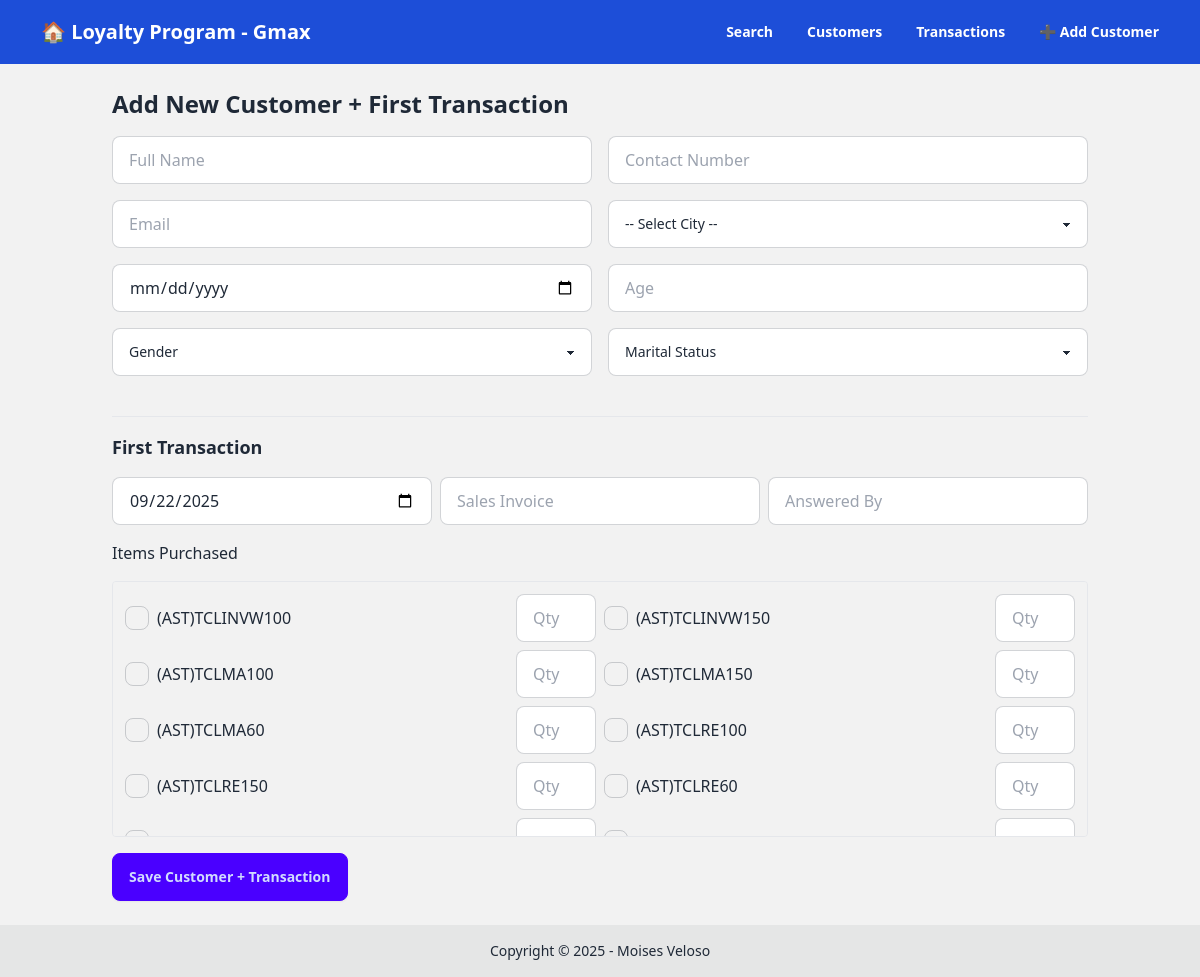
The app's page /add_customer.php with its own data.
### tables this page shows
CREATE TABLE IF NOT EXISTS items (
  id INT AUTO_INCREMENT PRIMARY KEY,
  model VARCHAR(255) NOT NULL,
  status TINYINT(1) DEFAULT 1
);

### add_customer.php (the view, shortened to what this page needs)
<?php include 'header.php'; ?>
<?php include 'db.php'; ?>
<h2 class="text-2xl font-bold mb-4">Add New Customer + First Transaction</h2>
<form id="customerForm" method="POST" action="save_customer.php" class="space-y-4">
  <div class="grid grid-cols-1 sm:grid-cols-2 gap-4">
    <input name="name" class="input input-bordered" placeholder="Full Name" required>
    <input name="phone" id="phone" class="input input-bordered" placeholder="Contact Number" required maxlength="11"  oninput="this.value = this.value.replace(/[^0-9]/g, '')" >
    <input name="email" class="input input-bordered" placeholder="Email">
    <select name="address_select" id="address_select" class="select select-bordered" onchange="toggleOtherAddress()" required>
      <option value="">-- Select City --</option>
    </select>
    <input name="birthday" type="date" class="input input-bordered">
    <input name="age" type="number" class="input input-bordered" placeholder="Age">
    <select name="gender" class="select select-bordered" required>
      <option value="">Gender</option>
    </select>
    <select name="marital_status" class="select select-bordered" required>
      <option value="" selected disabled hidden>Marital Status</option>
    </select>
  </div>
  <hr>
  <h3 class="text-lg font-semibold">First Transaction</h3>
  <div class="grid grid-cols-1 sm:grid-cols-3 gap-2">
    <input name="date" type="date" value="<?php echo date('Y-m-d'); ?>" class="input input-bordered" required>
    <input name="invoice" placeholder="Sales Invoice" class="input input-bordered" required>
    <input name="answered_by" placeholder="Answered By" class="input input-bordered">
  </div>
  <h4 class="mt-4 font-medium">Items Purchased</h4>
  <div class="max-h-64 overflow-y-auto border rounded p-3 bg-base-200">
    <div class="grid grid-cols-1 sm:grid-cols-2 gap-2">
      <?php
      $itres = $conn->query("SELECT id, model FROM items WHERE status=1 ORDER BY model");
      while ($it = $itres->fetch_assoc()) {
          $id = $it['id'];
          $model = htmlspecialchars($it['model']);
          echo <<<HTML
          <label class="flex items-center gap-2">
            <input type="checkbox" name="items[{$id}][checked]" class="checkbox item-checkbox" data-id="{$id}">
            <span class="flex-1">{$model}</span>
            <input type="number" min="1" name="items[{$id}][qty]" class="input input-bordered w-20 item-qty" placeholder="Qty" data-id="{$id}">
          </label>
          HTML;
      }
      ?>
    </div>
  </div>
  <div class="mt-4">
    <button class="btn btn-primary">Save Customer + Transaction</button>
  </div>
</form>
<?php include 'footer.php'; ?>

### records on screen
items: model "(AST)TCLINVW100"
items: model "(AST)TCLINVW150"
items: model "(AST)TCLMA100"
items: model "(AST)TCLMA150"
items: model "(AST)TCLMA60"
items: model "(AST)TCLRE100"
items: model "(AST)TCLRE150"
items: model "(AST)TCLRE60"
